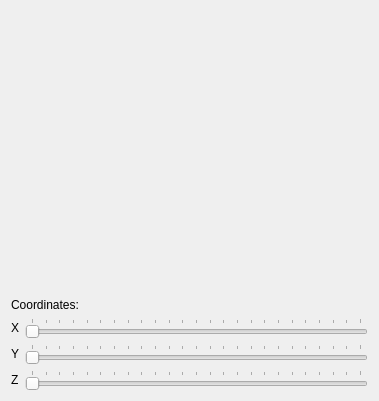
<?xml version="1.0" encoding="UTF-8"?>
<ui version="4.0">
 <class>Window</class>
 <widget class="QWidget" name="Window">
  <property name="geometry">
   <rect>
    <x>0</x>
    <y>0</y>
    <width>379</width>
    <height>401</height>
   </rect>
  </property>
  <property name="windowTitle">
   <string>Window</string>
  </property>
  <layout class="QVBoxLayout" name="verticalLayout">
   <item>
    <widget class="OpenGLWidget" name="openGLWidget" native="true">
     <property name="sizePolicy">
      <sizepolicy hsizetype="Expanding" vsizetype="Expanding">
       <horstretch>0</horstretch>
       <verstretch>0</verstretch>
      </sizepolicy>
     </property>
     <property name="minimumSize">
      <size>
       <width>200</width>
       <height>200</height>
      </size>
     </property>
    </widget>
   </item>
   <item>
    <widget class="QLabel" name="labelCoordinates">
     <property name="sizePolicy">
      <sizepolicy hsizetype="Preferred" vsizetype="Preferred">
       <horstretch>0</horstretch>
       <verstretch>0</verstretch>
      </sizepolicy>
     </property>
     <property name="text">
      <string>Coordinates:</string>
     </property>
    </widget>
   </item>
   <item>
    <layout class="QHBoxLayout" name="horizontalLayout_for_X">
     <item>
      <widget class="QLabel" name="labelX">
       <property name="text">
        <string>X</string>
       </property>
      </widget>
     </item>
     <item>
      <widget class="QSlider" name="xSlider">
       <property name="maximum">
        <number>360</number>
       </property>
       <property name="singleStep">
        <number>16</number>
       </property>
       <property name="pageStep">
        <number>15</number>
       </property>
       <property name="orientation">
        <enum>Qt::Horizontal</enum>
       </property>
       <property name="tickPosition">
        <enum>QSlider::TicksAbove</enum>
       </property>
       <property name="tickInterval">
        <number>15</number>
       </property>
      </widget>
     </item>
    </layout>
   </item>
   <item>
    <layout class="QHBoxLayout" name="horizontalLayout_for_Y">
     <item>
      <widget class="QLabel" name="labelY">
       <property name="text">
        <string>Y</string>
       </property>
      </widget>
     </item>
     <item>
      <widget class="QSlider" name="ySlider">
       <property name="maximum">
        <number>360</number>
       </property>
       <property name="singleStep">
        <number>16</number>
       </property>
       <property name="pageStep">
        <number>15</number>
       </property>
       <property name="orientation">
        <enum>Qt::Horizontal</enum>
       </property>
       <property name="tickPosition">
        <enum>QSlider::TicksAbove</enum>
       </property>
       <property name="tickInterval">
        <number>15</number>
       </property>
      </widget>
     </item>
    </layout>
   </item>
   <item>
    <layout class="QHBoxLayout" name="horizontalLayout_for_Z">
     <item>
      <widget class="QLabel" name="labelZ">
       <property name="text">
        <string>Z</string>
       </property>
      </widget>
     </item>
     <item>
      <widget class="QSlider" name="zSlider">
       <property name="maximum">
        <number>360</number>
       </property>
       <property name="singleStep">
        <number>16</number>
       </property>
       <property name="pageStep">
        <number>15</number>
       </property>
       <property name="orientation">
        <enum>Qt::Horizontal</enum>
       </property>
       <property name="tickPosition">
        <enum>QSlider::TicksAbove</enum>
       </property>
       <property name="tickInterval">
        <number>15</number>
       </property>
      </widget>
     </item>
    </layout>
   </item>
  </layout>
 </widget>
 <layoutdefault spacing="6" margin="11"/>
 <customwidgets>
  <customwidget>
   <class>OpenGLWidget</class>
   <extends>QWidget</extends>
   <header>include/openglwidget.h</header>
   <container>1</container>
   <slots>
    <slot>setXRotation(int)</slot>
    <slot>setZRotation(int)</slot>
    <slot>setYRotation(int)</slot>
   </slots>
  </customwidget>
 </customwidgets>
 <resources/>
 <connections>
  <connection>
   <sender>xSlider</sender>
   <signal>valueChanged(int)</signal>
   <receiver>openGLWidget</receiver>
   <slot>setXRotation(int)</slot>
   <hints>
    <hint type="sourcelabel">
     <x>81</x>
     <y>227</y>
    </hint>
    <hint type="destinationlabel">
     <x>83</x>
     <y>205</y>
    </hint>
   </hints>
  </connection>
  <connection>
   <sender>ySlider</sender>
   <signal>valueChanged(int)</signal>
   <receiver>openGLWidget</receiver>
   <slot>setYRotation(int)</slot>
   <hints>
    <hint type="sourcelabel">
     <x>153</x>
     <y>265</y>
    </hint>
    <hint type="destinationlabel">
     <x>156</x>
     <y>206</y>
    </hint>
   </hints>
  </connection>
  <connection>
   <sender>zSlider</sender>
   <signal>valueChanged(int)</signal>
   <receiver>openGLWidget</receiver>
   <slot>setZRotation(int)</slot>
   <hints>
    <hint type="sourcelabel">
     <x>229</x>
     <y>311</y>
    </hint>
    <hint type="destinationlabel">
     <x>227</x>
     <y>202</y>
    </hint>
   </hints>
  </connection>
 </connections>
</ui>
